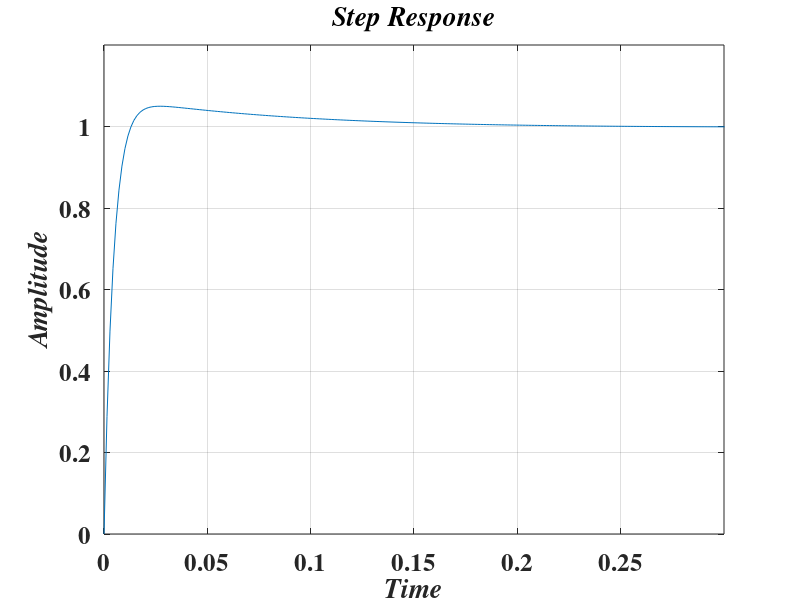

The MATLAB script that drew this image:
Ks=118;
a=16;
b=70;
K=2;

K3=Ks-2;
K1=a*(2+K3)-1;
K2=b*(2+K3)
numgc=K*[K3 K1 K2];
dengc=[1 0];
sysgc=tf(numgc,dengc);
numg=[1];
deng=[1 2 1];
sysg=tf(numg,deng);
%
hold on
syso=series(sysgc,sysg);
%
sys=feedback(syso,[1]);
step(sys)
axis([0 0.3 0 1.2])

X=xlabel('Time')
Y=ylabel('Amplitude')
T=title('Step Response')

set([X,Y,T],'FontName','times','FontSize',18,'FontAngle','Italic','FontWeight','bold')
set(findall(gcf,'type','axes'),'fontsize',18,'Fontname','Times','fontWeight','bold');